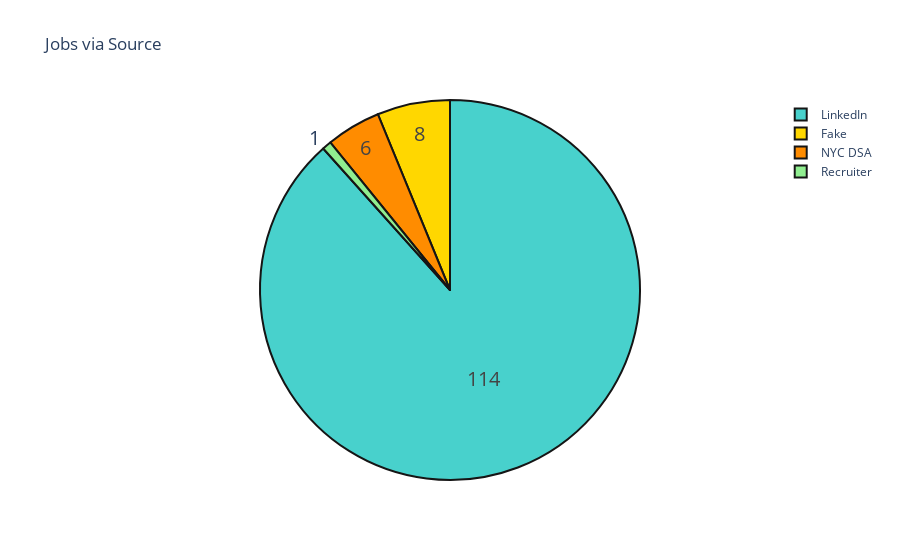

Notebook cell for this chart:
### Code cell
nycdsa = (
    df.groupby("Source")["Company"]
    .nunique()
    .reset_index()
    .rename(columns={"Company": "Positions"})
)
fig = px.pie(nycdsa, values="Positions", names="Source", title="Jobs via Source")
colors = ["gold", "mediumturquoise", "darkorange", "lightgreen"]
fig.update_traces(
    hoverinfo="label+percent",
    textinfo="value",
    textfont_size=20,
    marker=dict(colors=colors, line=dict(color="#151515", width=2)),
)
fig.show()

### Figure 1 — Plotly figure (JSON) as saved in the notebook; plotly's stock layout.template omitted (floating-point values rounded to 4 significant figures)
{"data": [{"domain": {"x": [0.0, 1.0], "y": [0.0, 1.0]}, "hoverinfo": "label+percent", "hovertemplate": "Source=%{label}<br>Positions=%{value}<extra></extra>", "labels": ["Fake", "LinkedIn", "NYC DSA", "Recruiter"], "legendgroup": "", "marker": {"colors": ["gold", "mediumturquoise", "darkorange", "lightgreen"], "line": {"color": "#151515", "width": 2}}, "name": "", "showlegend": true, "textfont": {"size": 20}, "textinfo": "value", "type": "pie", "values": [8, 114, 6, 1]}], "layout": {"legend": {"tracegroupgap": 0}, "title": {"text": "Jobs via Source"}}}
